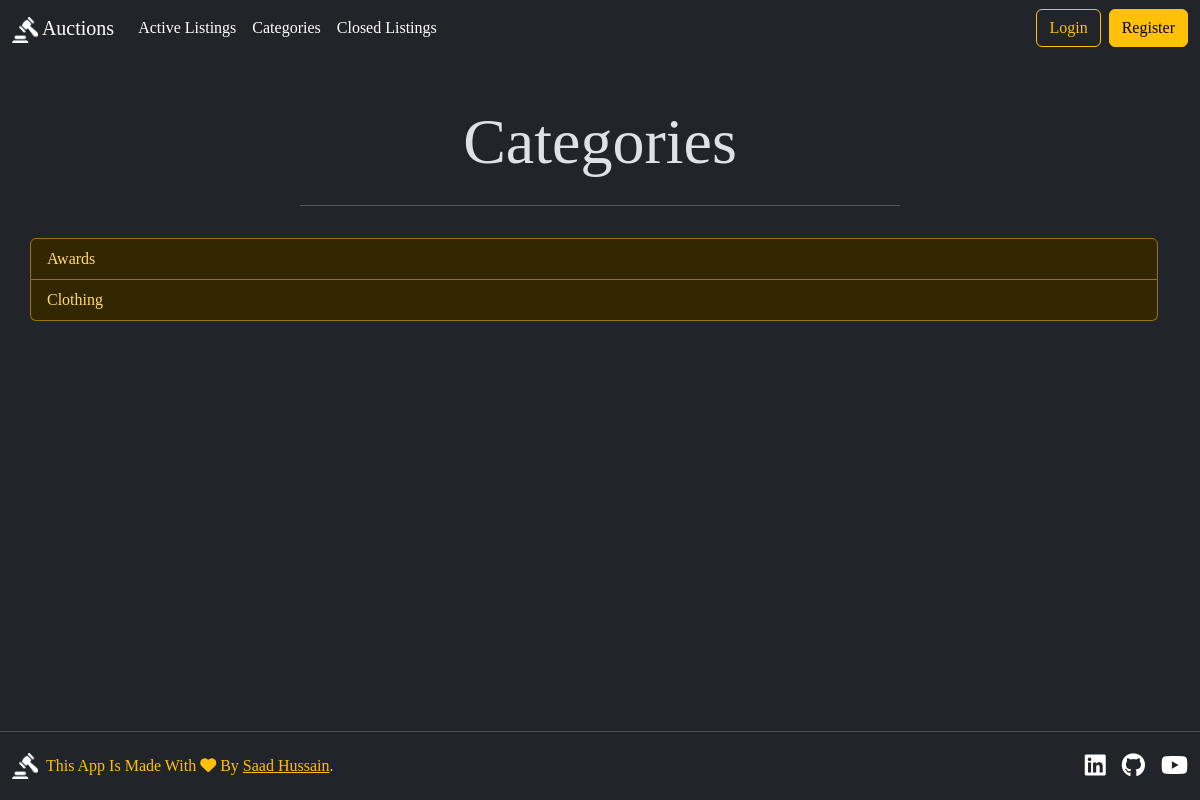
/category, run on an earlier commit of the app's database.
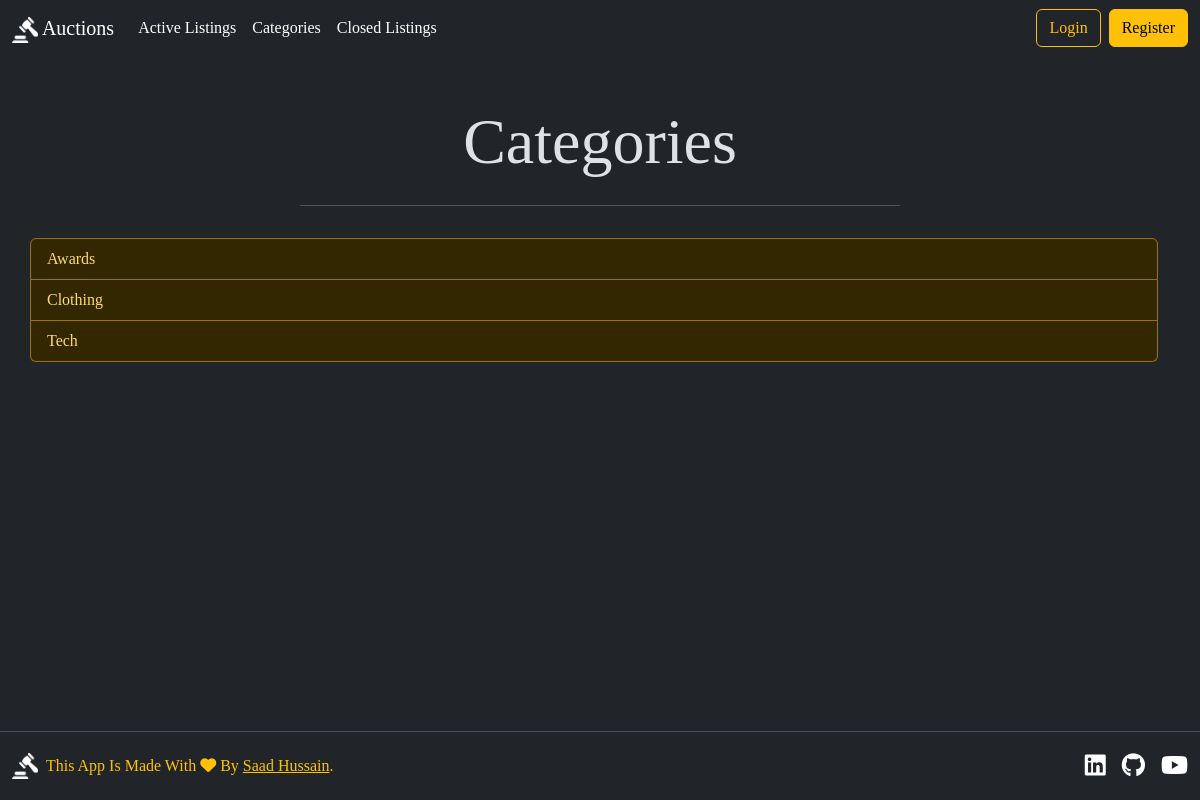
And on a later commit of the database.
### auctions/models.py (models this page shows, shortened)
class ListingInformation(models.Model):
    title = models.CharField(max_length=64)
    description = models.TextField(max_length=200)
    bidCurrentPrice = models.FloatField()
    image = models.ImageField(blank=True, upload_to="auctions/images/")
    category = models.CharField(max_length=64, blank=True, null=True)
    lister = models.ForeignKey(User, on_delete=models.CASCADE , related_name="listings")
    time = models.DateTimeField(auto_now_add=True)
    isListingOpen = models.BooleanField(default=True)
    winner =  models.ForeignKey(User, on_delete=models.CASCADE, blank=True, null=True)

### auctions/views.py (the view)
# urls.py: path("category" , views.category, name="category"),
def category(request, categoryName = None):
    if not categoryName:
        categories = []
        allListingsWithCategory = ListingInformation.objects.exclude(category__isnull=True).exclude(category__exact='').filter(isListingOpen = True)
        for listing in allListingsWithCategory:
            if listing.category not in categories:
                categories.append(listing.category)
        return render(request, 'auctions/category.html', {
            "categories": categories
        })
    else:
        categoryListings = ListingInformation.objects.filter(category = categoryName).filter(isListingOpen = True)
        return render(request, 'auctions/index.html', {
            "message": f"Category Listing: {categoryName}",
            "listings": categoryListings
        })

### auctions/templates/auctions/category.html
{% extends "auctions/layout.html" %}
{% block body %}
    <h3 class="display-3 text-center mt-5">Categories</h1>
    <hr class="w-50 mx-auto ">
        <div class="list-group container mt-3">
            {% for category in categories %}
                <a class="list-group-item list-group-item-action list-group-item-warning" href="{% url 'auctions:categoryListings' category %}">{{ category }}</a>
            {% empty %}
                <li class="list-group-item">No Categories Listed</li>
            {% endfor %}
        </div>
{% endblock %}

What changed in the data, as far as the page shows it:
added ListingInformation: categories "Tech"
